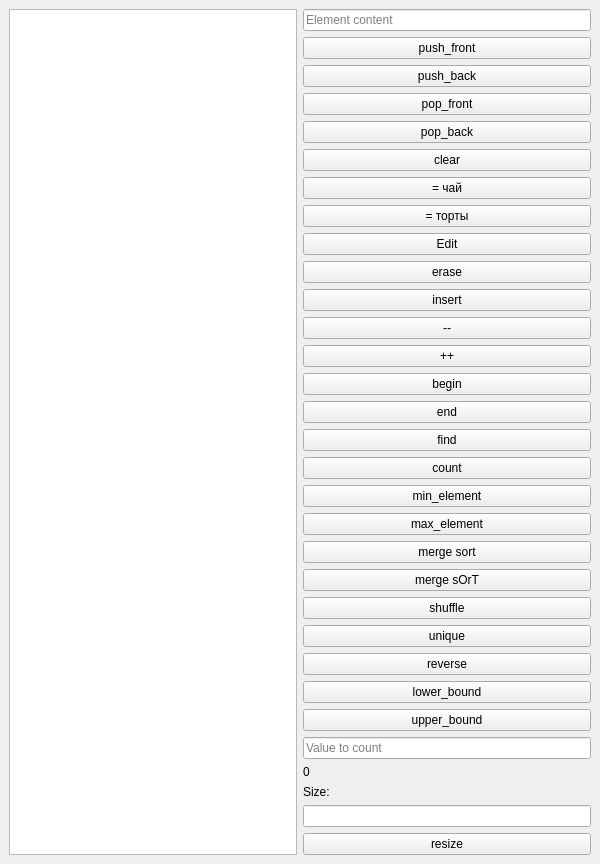
<?xml version="1.0" encoding="UTF-8"?>
<ui version="4.0">
 <class>MainWindow</class>
 <widget class="QMainWindow" name="MainWindow">
  <property name="geometry">
   <rect>
    <x>0</x>
    <y>0</y>
    <width>600</width>
    <height>647</height>
   </rect>
  </property>
  <property name="windowTitle">
   <string>std::deque demo</string>
  </property>
  <widget class="QWidget" name="centralwidget">
   <layout class="QHBoxLayout" name="horizontalLayout">
    <item>
     <layout class="QVBoxLayout" name="leftColumn">
      <item>
       <widget class="QListWidget" name="list_widget"/>
      </item>
     </layout>
    </item>
    <item>
     <layout class="QVBoxLayout" name="rightColumn">
      <item>
       <widget class="QLineEdit" name="txt_elem_content">
        <property name="placeholderText">
         <string>Element content</string>
        </property>
       </widget>
      </item>
      <item>
       <widget class="QPushButton" name="btn_push_front">
        <property name="text">
         <string>push_front</string>
        </property>
       </widget>
      </item>
      <item>
       <widget class="QPushButton" name="btn_push_back">
        <property name="text">
         <string>push_back</string>
        </property>
       </widget>
      </item>
      <item>
       <widget class="QPushButton" name="btn_pop_front">
        <property name="text">
         <string>pop_front</string>
        </property>
       </widget>
      </item>
      <item>
       <widget class="QPushButton" name="btn_pop_back">
        <property name="text">
         <string>pop_back</string>
        </property>
       </widget>
      </item>
      <item>
       <widget class="QPushButton" name="btn_clear">
        <property name="text">
         <string>clear</string>
        </property>
       </widget>
      </item>
      <item>
       <widget class="QPushButton" name="btn_tea">
        <property name="text">
         <string>= чай</string>
        </property>
       </widget>
      </item>
      <item>
       <widget class="QPushButton" name="btn_cakes">
        <property name="text">
         <string>= торты</string>
        </property>
       </widget>
      </item>
      <item>
       <widget class="QPushButton" name="btn_edit">
        <property name="text">
         <string>Edit</string>
        </property>
       </widget>
      </item>
      <item>
       <widget class="QPushButton" name="btn_erase">
        <property name="text">
         <string>erase</string>
        </property>
       </widget>
      </item>
      <item>
       <widget class="QPushButton" name="btn_insert">
        <property name="text">
         <string>insert</string>
        </property>
       </widget>
      </item>
      <item>
       <widget class="QPushButton" name="btn_prev">
        <property name="text">
         <string>--</string>
        </property>
       </widget>
      </item>
      <item>
       <widget class="QPushButton" name="btn_next">
        <property name="text">
         <string>++</string>
        </property>
       </widget>
      </item>
      <item>
       <widget class="QPushButton" name="btn_begin">
        <property name="text">
         <string>begin</string>
        </property>
       </widget>
      </item>
      <item>
       <widget class="QPushButton" name="btn_end">
        <property name="text">
         <string>end</string>
        </property>
       </widget>
      </item>
      <item>
       <widget class="QPushButton" name="btn_find">
        <property name="text">
         <string>find</string>
        </property>
       </widget>
      </item>
      <item>
       <widget class="QPushButton" name="btn_count">
        <property name="text">
         <string>count</string>
        </property>
       </widget>
      </item>
      <item>
       <widget class="QPushButton" name="btn_min_element">
        <property name="text">
         <string>min_element</string>
        </property>
       </widget>
      </item>
      <item>
       <widget class="QPushButton" name="btn_max_element">
        <property name="text">
         <string>max_element</string>
        </property>
       </widget>
      </item>
      <item>
       <widget class="QPushButton" name="btn_merge_sort">
        <property name="text">
         <string>merge sort</string>
        </property>
       </widget>
      </item>
      <item>
       <widget class="QPushButton" name="btn_merge_sOrT">
        <property name="text">
         <string>merge sOrT</string>
        </property>
       </widget>
      </item>
      <item>
       <widget class="QPushButton" name="btn_shuffle">
        <property name="text">
         <string>shuffle</string>
        </property>
       </widget>
      </item>
      <item>
       <widget class="QPushButton" name="btn_unique">
        <property name="text">
         <string>unique</string>
        </property>
       </widget>
      </item>
      <item>
       <widget class="QPushButton" name="btn_reverse">
        <property name="text">
         <string>reverse</string>
        </property>
       </widget>
      </item>
      <item>
       <widget class="QPushButton" name="btn_lower_bound">
        <property name="text">
         <string>lower_bound</string>
        </property>
       </widget>
      </item>
      <item>
       <widget class="QPushButton" name="btn_upper_bound">
        <property name="text">
         <string>upper_bound</string>
        </property>
       </widget>
      </item>
      <item>
       <widget class="QLineEdit" name="le_count">
        <property name="placeholderText">
         <string>Value to count</string>
        </property>
       </widget>
      </item>
      <item>
       <widget class="QLabel" name="lbl_count">
        <property name="text">
         <string>0</string>
        </property>
       </widget>
      </item>
      <item>
       <widget class="QLabel" name="label_size">
        <property name="text">
         <string>Size:</string>
        </property>
       </widget>
      </item>
      <item>
       <widget class="QLineEdit" name="txt_size">
       </widget>
      </item>
      <item>
       <widget class="QPushButton" name="btn_resize">
        <property name="text">
         <string>resize</string>
        </property>
       </widget>
      </item>
     </layout>
    </item>
   </layout>
  </widget>
 </widget>
 <resources/>
 <connections/>
</ui>
